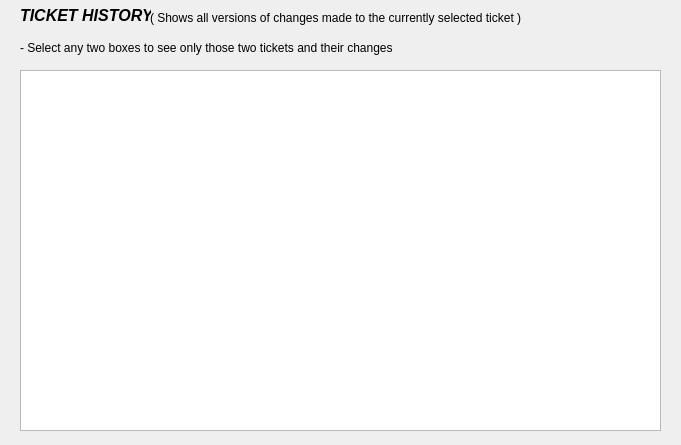
<?xml version="1.0" encoding="UTF-8"?>
<ui version="4.0">
 <class>HistoryView</class>
 <widget class="QDialog" name="HistoryView">
  <property name="windowModality">
   <enum>Qt::ApplicationModal</enum>
  </property>
  <property name="geometry">
   <rect>
    <x>0</x>
    <y>0</y>
    <width>681</width>
    <height>445</height>
   </rect>
  </property>
  <property name="windowTitle">
   <string>History View</string>
  </property>
  <property name="styleSheet">
   <string notr="true">HistoryView { background: qlineargradient(spread:pad, x1:0.573909, y1:0.693, x2:0, y2:0, stop:0 rgba(176, 227, 100, 255), stop:1 rgba(255, 255, 255, 255)); }</string>
  </property>
  <widget class="QTableView" name="tableView">
   <property name="geometry">
    <rect>
     <x>20</x>
     <y>70</y>
     <width>641</width>
     <height>361</height>
    </rect>
   </property>
  </widget>
  <widget class="QLabel" name="label">
   <property name="geometry">
    <rect>
     <x>20</x>
     <y>0</y>
     <width>131</width>
     <height>31</height>
    </rect>
   </property>
   <property name="font">
    <font>
     <pointsize>12</pointsize>
     <weight>75</weight>
     <italic>true</italic>
     <bold>true</bold>
    </font>
   </property>
   <property name="text">
    <string>TICKET HISTORY</string>
   </property>
  </widget>
  <widget class="QLabel" name="label_2">
   <property name="geometry">
    <rect>
     <x>20</x>
     <y>40</y>
     <width>391</width>
     <height>16</height>
    </rect>
   </property>
   <property name="styleSheet">
    <string notr="true">font { rgb(223, 40, 7); }</string>
   </property>
   <property name="text">
    <string>- Select any two boxes to see only those two tickets and their changes</string>
   </property>
  </widget>
  <widget class="QLabel" name="label_3">
   <property name="geometry">
    <rect>
     <x>150</x>
     <y>10</y>
     <width>391</width>
     <height>16</height>
    </rect>
   </property>
   <property name="text">
    <string>( Shows all versions of changes made to the currently selected ticket )</string>
   </property>
  </widget>
 </widget>
 <resources/>
 <connections/>
</ui>
